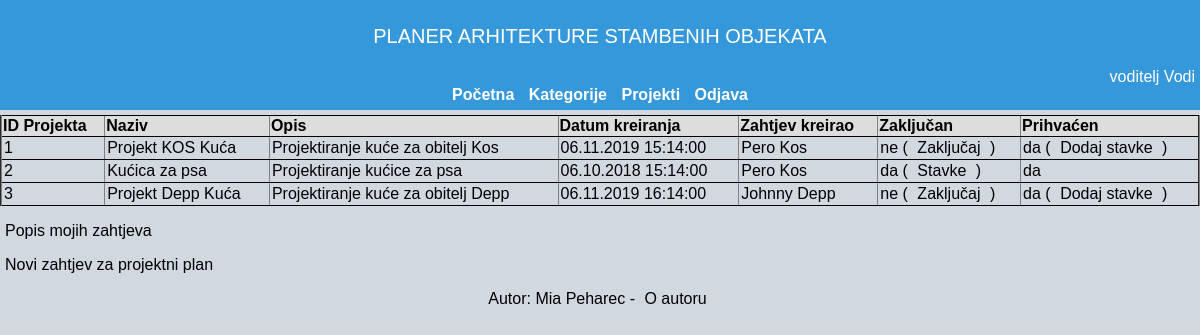
Screenshot of /projekti_moderator.php (signed in) with the database file from the repository.
### tables this page shows
CREATE TABLE IF NOT EXISTS `projekt` (
  `projekt_id` INT(10) NOT NULL AUTO_INCREMENT,
  `korisnik_id` INT(10) NOT NULL,
  `moderator_id` INT(10) NOT NULL,
  `datum_vrijeme_kreiranja` DATETIME NOT NULL,
  `naziv` VARCHAR(45) NULL,
  `opis` TEXT NULL,
  `zakljucan` TINYINT(1) NOT NULL,
  INDEX `fk_tvrtka_has_korisnik_korisnik1_idx` (`korisnik_id` ASC),
  PRIMARY KEY (`projekt_id`),
  INDEX `fk_projekt_korisnik1_idx` (`moderator_id` ASC),
  CONSTRAINT `fk_tvrtka_has_korisnik_korisnik1`
    FOREIGN KEY (`korisnik_id`)
    REFERENCES `korisnik` (`korisnik_id`)
    ON DELETE NO ACTION
    ON UPDATE NO ACTION,
  CONSTRAINT `fk_projekt_korisnik1`
    FOREIGN KEY (`moderator_id`)
    REFERENCES `korisnik` (`korisnik_id`)
    ON DELETE NO ACTION
    ON UPDATE NO ACTION);

### baza.php (called while the page is built, shortened)
<?php
	function izvrsiUpit($veza,$upit){
		$rezultat=mysqli_query($veza,$upit);
		return $rezultat;
	}
?>

### projekti_moderator.php (the view, shortened to what this page needs)
<?php
	include("zaglavlje.php");
?>
<?php
function ObavezneKategorije(){
	    $bp=spojiSeNaBazu();
		$sql="select * from kategorija where obavezna = 1";
		$ok = izvrsiUpit($bp, $sql);
		return mysqli_num_rows($ok);
		}
		function ObavezneKategorijeProjekt($projektid){
	    $bp=spojiSeNaBazu();
		$sql="SELECT
			p.projekt_id,
			p.naziv,
			kt.kategorija_id,
			kt.naziv,
			kt.obavezna,
			sp.opis
			FROM projekt p
			left JOIN stavke_projekta sp
			ON sp.projekt_id = p.projekt_id
			INNER JOIN kategorija kt
			ON kt.kategorija_id = sp.kategorija_id
			WHERE p.projekt_id = ".$projektid." AND kt.obavezna = 1";
		$okp = izvrsiUpit($bp, $sql);
		return mysqli_num_rows($okp);
        }
$sql = "SELECT p.projekt_id, p.datum_vrijeme_kreiranja, p.naziv, p.opis, p.zakljucan,
CONCAT(vod.ime,' ',vod.prezime) AS 'Moderator',
CONCAT(kor.ime,' ',kor.prezime) AS 'Korisnik'
FROM projekt p INNER JOIN korisnik vod ON p.moderator_id = vod.korisnik_id
INNER JOIN korisnik kor ON p.korisnik_id = kor.korisnik_id WHERE p.moderator_id = ".$aktivni_korisnik_id;
	$bp=spojiSeNaBazu();
	$izvrsi=izvrsiUpit($bp, $sql);
	echo "<table border='2'";
	echo "<thead>";
	echo "<tr>";
	echo "<th>ID Projekta</th>";
	echo "<th>Naziv</th>";
	echo "<th>Opis</th>";
	echo "<th>Datum kreiranja</th>";
	echo "<th>Zahtjev kreirao</th>";
	echo "<th>Zaključan</th>";
	echo "<th>Prihvaćen</th>";
	echo "</tr>";
	echo "<tbody>";
	while(list($projektid,$datumkreiranja,$naziv, $opis, $zakljucan,$moderator,$korisnik)=mysqli_fetch_row($izvrsi)){
		if(ObavezneKategorije()==ObavezneKategorijeProjekt($projektid)){
			$zakljucaj=" ( <a href='zakljucaj.php?zakljucaj=$projektid'>Zaključaj</a> )";
		}
		else
		{
			$zakljucaj="";
		}
		if($naziv=="" && $opis==""){
			$prihvacen = "ne";
			$prihvati = " ( <a href='novi_projekt.php?prihvatiplan=$projektid&korisnik=$korisnik'>Prihvati</a> )";
		}
		else
		{
			$prihvacen = "da";
			if($zakljucan==0){
				$prihvati = " ( <a href='stavke_projekta.php?projektid=$projektid&dodajstavke=1'>Dodaj stavke</a> )";
			}
			else
			{
				$prihvati="";
			}
		}
		$datumkreiranja = date("d.m.Y H:i:s",strtotime($datumkreiranja));
		if($zakljucan=="0"){
			$projektzakljucan="ne";
		}
		else
		{
			$projektzakljucan="da";
		}
		echo "<tr>";
		echo "<td>$projektid</td>";
		echo "<td>$naziv</td>";
		echo "<td>$opis</td>";
		echo "<td>$datumkreiranja</td>";
		echo "<td>$korisnik</td>";
		echo "<td>$projektzakljucan";
		if($zakljucan=="1"){
			echo " ( <a href='stavke_projekta.php?projektid=$projektid'>Stavke</a> )";
		}
		else
		{
			echo $zakljucaj;
		}
		echo "</td>";
		echo "<td>$prihvacen $prihvati</td>";
	echo "</tr>";
	}
   echo "</tbody>";
   echo "</table>";
	echo "<p><a href='projekti_korisnik.php'>Popis mojih zahtjeva</a></p>";
	echo "<p><a href='novi_projekt.php?noviplan=1'>Novi zahtjev za projektni plan</a></p>";
?>
<?php
	include("podnozje.php");
?>

### mpeharec.css (style rules this page uses)
body { margin: 0; padding: 0; background:#d1d8e0; font-family:Arial,Helvetica,sans-serif; color: black; }
a { text-decoration:none; color:black; padding-left:5px; padding-right:5px; }
table { padding:5px; margin-top:5px; border-bottom:1pt solid black; border-top:1pt solid black; border-collapse:collapse; border-spacing:0; width:100%; }
th { background-color:#DDDDDD; border-bottom:1pt solid black; text-align:left; }
td { border-bottom:1pt solid black; padding:2px; }

### rows the page displays
projekt: projekt_id "1", naziv "Projekt KOS Kuća", opis "Projektiranje kuće za obitelj Kos", datum_vrijeme_kreiranja "06.11.2019 15:14:00", korisnik "Pero Kos", zakljucan "ne", naziv "da"
projekt: projekt_id "2", naziv "Kućica za psa", opis "Projektiranje kućice za psa", datum_vrijeme_kreiranja "06.10.2018 15:14:00", korisnik "Pero Kos", zakljucan "da", naziv "da"
projekt: projekt_id "3", naziv "Projekt Depp Kuća", opis "Projektiranje kuće za obitelj Depp", datum_vrijeme_kreiranja "06.11.2019 16:14:00", korisnik "Johnny Depp", zakljucan "ne", naziv "da"

### other values shown
$aktivni_korisnik_ime "voditelj Vodi"
